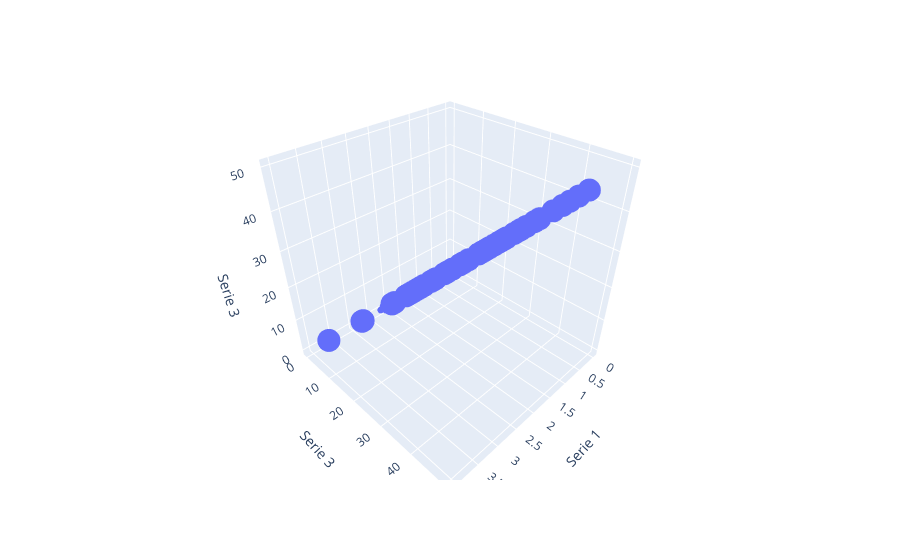

Source (notebook cell):
### Code cell
df ['Serie 3'] = np.linspace(0, len(df['Serie 1']),len(df['Serie 1']))

px.scatter_3d(df, x= df['Serie 1'], y= df['Serie 3'], z=df['Serie 3'])
